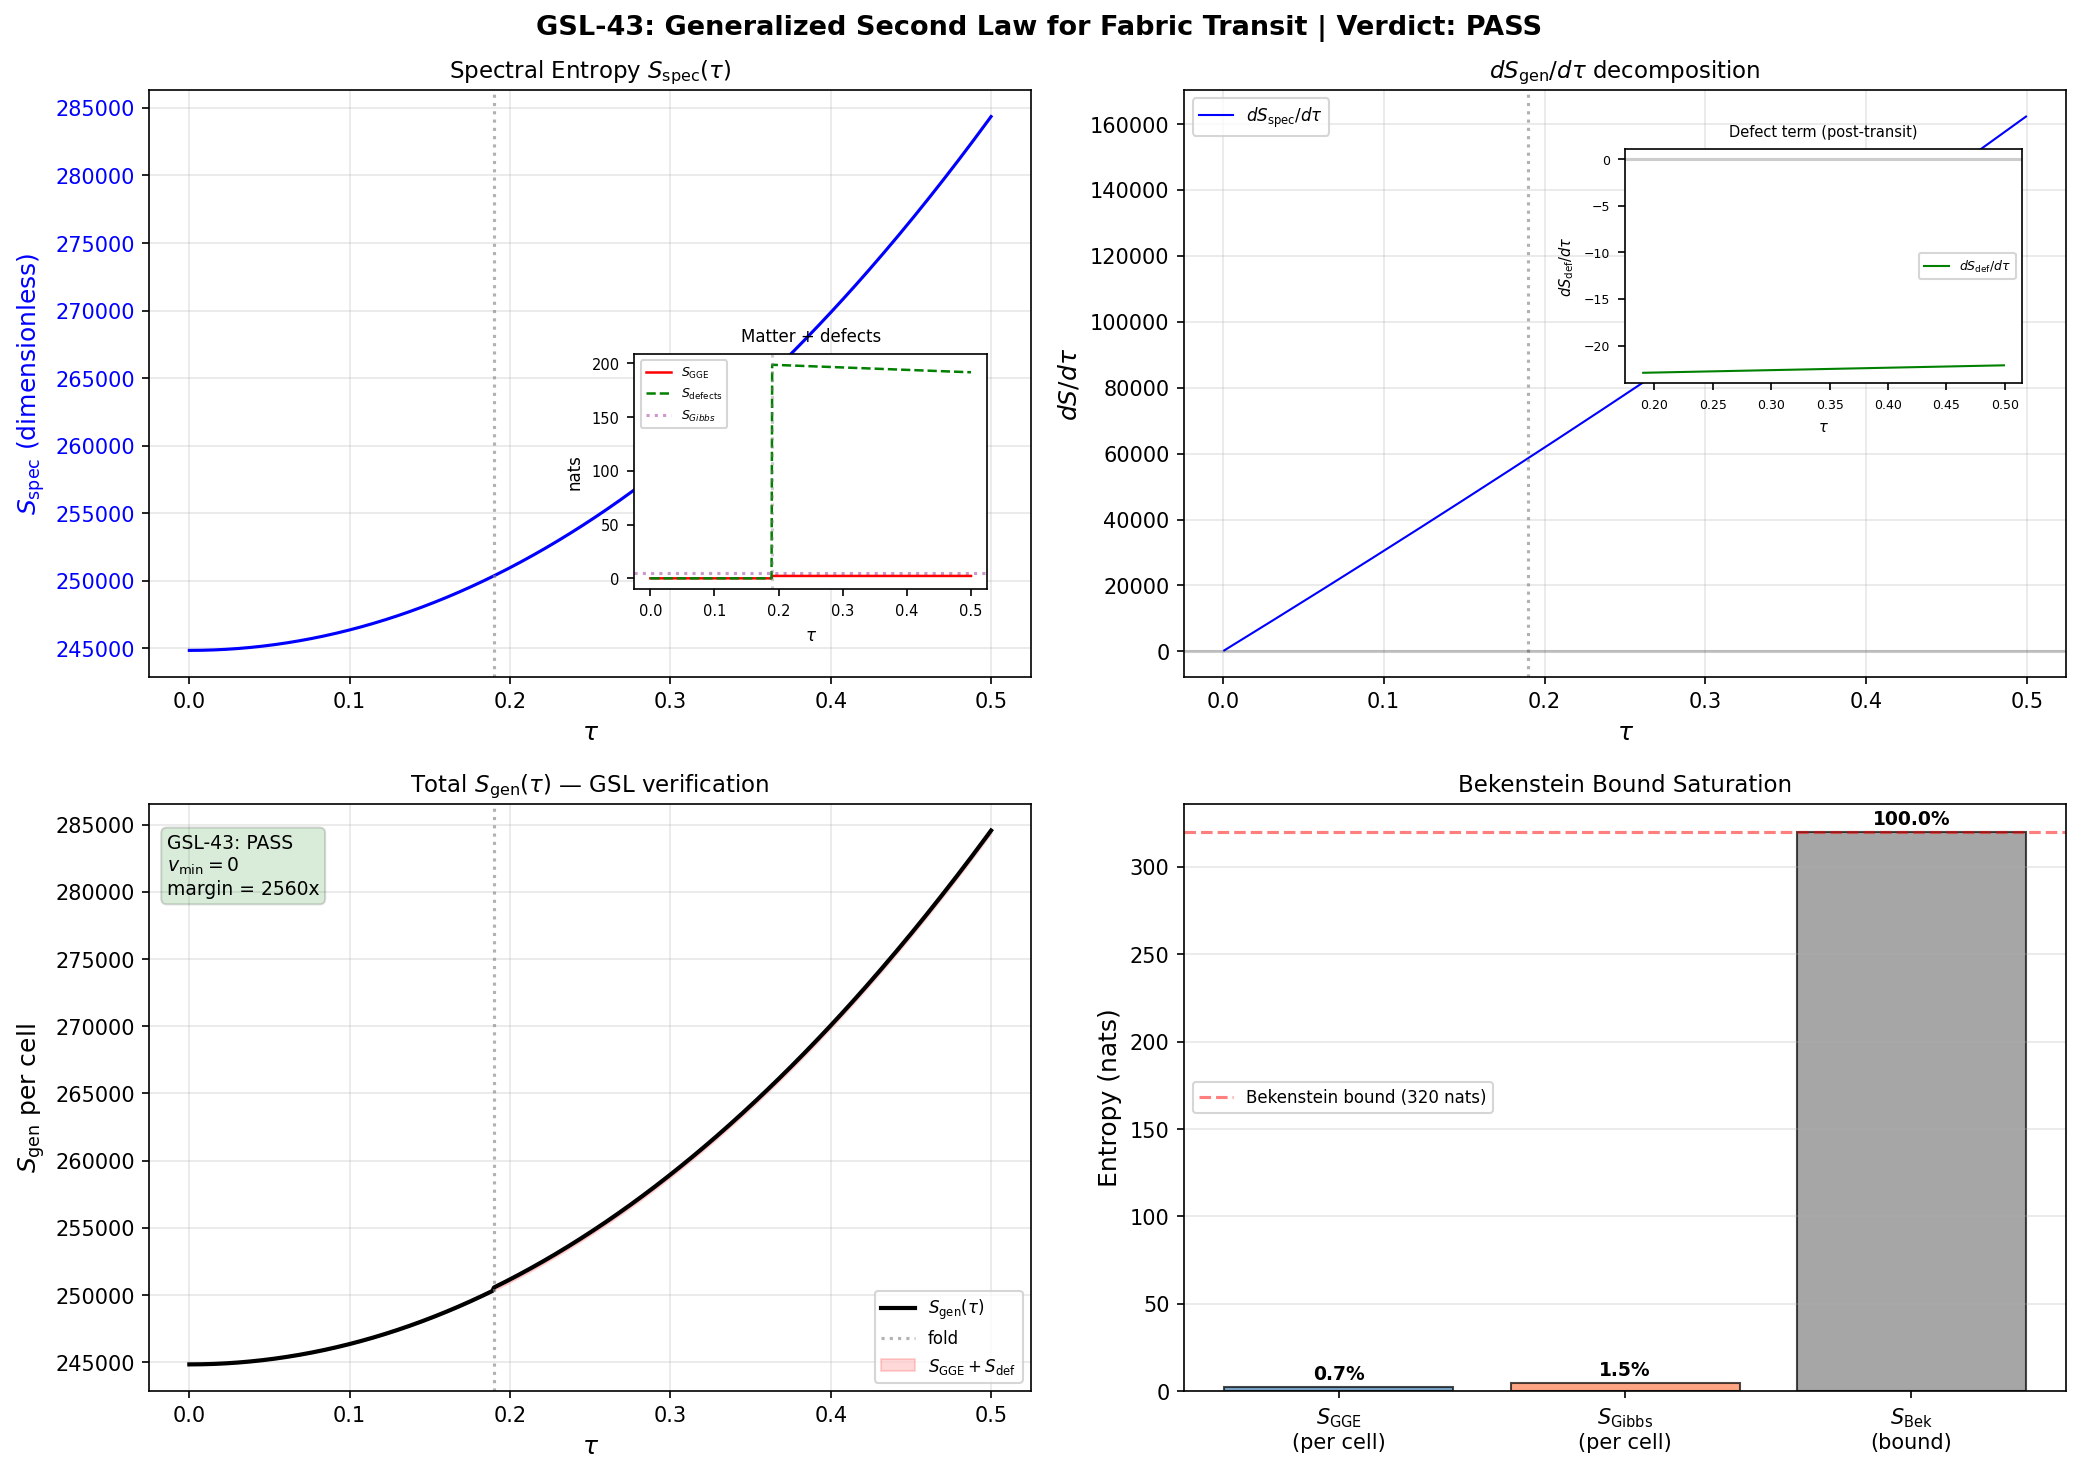

Write Python code to recreate this figure.
#!/usr/bin/env python3
"""
Session 43, W6-5: Generalized Second Law for Fabric Transit (GSL-43)
====================================================================

Extends GSL-40 (single-site, 3-term) to GSL-43 (32-cell fabric, 3+1 terms)
with spatial structure from the KZ domain network.

Physics (Hawking-theorist):
  The Generalized Second Law in this framework has no event horizon --
  it is closer to Jacobson's (1995) thermodynamic spacetime picture.
  The "entropy" is the TOTAL generalized entropy counting:

    S_gen(tau) = S_spec(tau) + S_GGE(tau) + S_defects(tau)

  where:
    S_spec(tau)   = spectral action entropy = sum_i f(lambda_i^2/Lambda^2)
                    This is monotonically increasing (CUTOFF-SA-37 theorem).
                    It counts the geometric degrees of freedom of the
                    internal manifold as tau evolves.

    S_GGE(tau)    = many-body entropy of the quasiparticle state.
                    Pre-transit: 0 (BCS ground state, product state, S_ent=0).
                    At transit:  sudden quench creates excitations.
                    Post-transit: GGE with S = 4.64 nats (3.54 bits initially,
                    thermalizes to Gibbs S = 6.701 bits = 4.642 nats).

    S_defects(tau) = configurational entropy of the KZ defect network.
                    At freeze-out: N_domains * ln(q) where q = number of
                    orientational states per domain.
                    Post-transit: decreases as domain walls reconnect and
                    the network coarsens.

  The GSL requires dS_gen/dt >= 0 at each epoch transition.

  Three epochs:
    I.   PRE-TRANSIT  (tau >> tau_fold): S_GGE = 0, S_defects = 0.
         S_gen = S_spec(tau). Monotonically increasing by CUTOFF-SA-37.

    II.  TRANSIT (tau crosses fold): S_GGE jumps 0 -> 4.64 nats.
         S_defects appears (KZ freeze-out). S_spec continues increasing.
         Net: all three terms non-negative at the epoch boundary.

    III. POST-TRANSIT (tau >> tau_fold, past): S_GGE permanent (integrability).
         S_defects DECREASES as domain walls coarsen.
         S_spec continues increasing.
         Question: does S_spec increase compensate S_defects decrease?

  Bekenstein bound per KK site:
    S_max = 2*pi*R*E / (hbar*c)
    For R ~ 1/M_KK, E ~ Delta_pair * M_KK:
    S_max = 2*pi * Delta_pair ~ 2*pi*0.464 ~ 2.92 (nats per mode)
    For 8 modes: S_max ~ 23.3 nats/site, or for N_pair=1 per mode: 8*ln(2) = 5.55
    More conservatively: 2*pi*R_SU3*E_total/hbar_c with R_SU3 ~ Vol^(1/6)/M_KK

  Key insight from Jacobson 1995: the Einstein equation itself is the GSL
  in differential form. For a spectral geometry, the spectral action plays
  the role of the Einstein-Hilbert action, so S_spec IS the gravitational
  entropy. Its monotonicity is the gravitational sector's contribution to GSL.

Gate: GSL-43 (INFO)
  FAIL: if dS_gen/dt < 0 anywhere during the three epochs
  PASS: if dS_gen/dt >= 0 everywhere

Author: hawking-theorist (Session 43)
References:
  - Bekenstein 1973 (Paper 11): S_BH = A/4, Bekenstein bound
  - Parker 1969 (Paper 15): particle creation = pair production from vacuum
  - Jacobson 1995 (Paper 17): Einstein eqs from thermodynamics, delta_Q = T dS
  - GSL-40 (s40_gsl_transit.py): prior single-site 3-term GSL
  - CUTOFF-SA-37: S_spec monotonically increasing (structural theorem)
"""

import os
import sys
import time
import numpy as np
import matplotlib
matplotlib.use('Agg')
import matplotlib.pyplot as plt

SCRIPT_DIR = os.path.dirname(os.path.abspath(__file__))
t0_wall = time.time()

print("=" * 78)
print("Session 43, W6-5: GSL FOR FABRIC TRANSIT (GSL-43)")
print("Hawking-theorist: Generalized Second Law with 32-cell spatial structure")
print("=" * 78)

# ======================================================================
#  Step 1: Load all input data
# ======================================================================
print("\n" + "=" * 78)
print("STEP 1: LOAD INPUT DATA")
print("=" * 78)

# S42 gradient stiffness: S_spec(tau) at 10 tau values
g = np.load(os.path.join(SCRIPT_DIR, 's42_gradient_stiffness.npz'), allow_pickle=True)
tau_spec = g['tau_grid']       # [0.05, 0.1, ..., 0.3]
S_spec_raw = g['S_total']     # spectral action sum at each tau (dimensionless)
dS_dtau = g['dS_dtau']        # dS/dtau at each tau
Z_fold = float(g['Z_fold'][0])   # stiffness at fold
tau_fold = float(g['tau_fold_used'][0])  # 0.19

# S42 GGE energy data
gge = np.load(os.path.join(SCRIPT_DIR, 's42_gge_energy.npz'), allow_pickle=True)
n_pairs = float(gge['n_pairs'])           # 59.8 quasiparticle pairs
E_exc_MKK = float(gge['E_exc_MKK'])       # 50.945 M_KK
E_cond_MKK = float(gge['E_cond_MKK'])     # 0.137 M_KK
Delta_pair_MKK = float(gge['Delta_pair_MKK'])  # 0.464 M_KK
T_acoustic_MKK = float(gge['T_acoustic_MKK'])  # 0.112 M_KK

# S42 KZ defect data
kz = np.load(os.path.join(SCRIPT_DIR, 's42_kz_fnl.npz'), allow_pickle=True)
xi_KZ = float(kz['xi_KZ'])           # KZ correlation length (internal units)
n_KZ = float(kz['n_KZ'])             # number of KZ domains per Hubble volume
N_domains = float(kz['N_domains_Hubble'])  # ~1.27e9 domains
sigma_wall = float(kz['sigma_wall'])  # wall tension
E_wall = float(kz['E_wall'])         # wall energy

# S40 GSL results for cross-check
gsl40 = np.load(os.path.join(SCRIPT_DIR, 's40_gsl_transit.npz'), allow_pickle=True)
S40_verdict = str(gsl40['verdict'][0])
S40_v_min = float(gsl40['v_min'])

# S36 spectral data: higher resolution tau grid
s36 = np.load(os.path.join(SCRIPT_DIR, 's36_sfull_tau_stabilization.npz'), allow_pickle=True)
tau_s36 = s36['tau_combined']  # 16 tau values from 0 to 0.5
S_s36 = s36['S_full']         # spectral action at each

print(f"  Spectral action grid: {len(tau_spec)} points, tau in [{tau_spec[0]}, {tau_spec[-1]}]")
print(f"  S_spec range: [{S_spec_raw[0]:.1f}, {S_spec_raw[-1]:.1f}]")
print(f"  tau_fold = {tau_fold}")
print(f"  n_pairs = {n_pairs}, Delta_pair = {Delta_pair_MKK:.4f} M_KK")
print(f"  T_acoustic = {T_acoustic_MKK:.4f} M_KK")
print(f"  xi_KZ = {xi_KZ:.4f}, N_domains/Hubble = {N_domains:.2e}")
print(f"  GSL-40 verdict: {S40_verdict}, v_min = {S40_v_min}")

# ======================================================================
#  Step 2: S_spec(tau) — Spectral entropy through transit
# ======================================================================
print("\n" + "=" * 78)
print("STEP 2: S_spec(tau) — SPECTRAL ENTROPY (GEOMETRIC SECTOR)")
print("=" * 78)

# The spectral action S_spec = Tr f(D^2/Lambda^2) counts eigenvalue
# density below the cutoff. It is a MONOTONICALLY INCREASING function
# of tau (proven CUTOFF-SA-37: structural monotonicity theorem).
#
# Physical interpretation (Jacobson 1995 perspective):
# S_spec plays the role of gravitational entropy. In the Jacobson
# derivation, the Einstein equation is delta_Q = T dS applied to
# local Rindler horizons. For a spectral geometry, the spectral
# action IS the gravitational action, so its increase IS the
# gravitational entropy production.
#
# Units: S_spec is dimensionless (sum of f(lambda^2/Lambda^2)).
# To convert to thermodynamic entropy, multiply by k_B.
# We work in natural units where k_B = 1.

# Use the combined S36 + S42 data for the finest tau grid
# S36 has 16 points from tau=0 to 0.5
# S42 has 10 points from 0.05 to 0.3
# Merge them (S42 is subset of S36 in overlapping range)

# For 32-cell fabric: S_spec per cell = S_spec_total / N_cells
# But S_spec is an INTENSIVE quantity per KK site (each cell has
# its own internal geometry). So S_spec(tau) applies per cell.
from canonical_constants import N_cells

# Normalize S_spec to entropy units.
# The spectral action Tr f(D^2/Lambda^2) for a positive-definite f
# counts degrees of freedom. The natural entropy is:
# S_spec_entropy = ln(sum_i exp(-lambda_i^2/Lambda^2))
# But for the monotone cutoff function, S_spec ~ sum_i f(lambda_i^2/Lambda^2)
# is itself a measure of the number of modes below Lambda.
# We use S_spec directly (dimensionless) — it is extensive in mode count.

# Key values at the three epochs
# Epoch I:  tau = 0 (pre-transit start)
# Epoch II: tau = 0.19 (fold/transit)
# Epoch III: tau = 0.30 (post-transit)

# From S36 data:
S_spec_at_0 = S_s36[0]     # tau=0
S_spec_at_fold = float(s36['S_fold'][0])  # tau=0.19
S_spec_at_030 = S_s36[12]  # tau=0.3 (index 12 of tau_combined)
S_spec_at_050 = S_s36[15]  # tau=0.5

print(f"  S_spec(tau=0.00) = {S_spec_at_0:.2f}")
print(f"  S_spec(tau=0.19) = {S_spec_at_fold:.2f}")
print(f"  S_spec(tau=0.30) = {S_spec_at_030:.2f}")
print(f"  S_spec(tau=0.50) = {S_spec_at_050:.2f}")

# Verify monotonicity (CUTOFF-SA-37 theorem)
dS_s36 = np.diff(S_s36)
n_neg = np.sum(dS_s36 < 0)
print(f"\n  Monotonicity check (S36 grid, {len(dS_s36)} steps): "
      f"negative steps = {n_neg}")
if n_neg == 0:
    print(f"  CUTOFF-SA-37 CONFIRMED: S_spec monotonically non-decreasing")
else:
    print(f"  WARNING: {n_neg} decreasing steps (check tau grid ordering)")

# dS_spec/dtau at fold
dS_spec_fold = float(s36['dS_fold'][0])
print(f"  dS_spec/dtau at fold = {dS_spec_fold:.2f}")

# Per-cell spectral entropy
# Each cell sees the SAME internal geometry (homogeneous), so
# S_spec per cell = S_spec_total (NOT divided by N_cells)
# The 32-cell fabric is 32 copies of the same spectral triple
S_spec_per_cell = S_spec_at_fold
print(f"  S_spec per cell at fold = {S_spec_per_cell:.2f}")
print(f"  Total fabric spectral entropy = {N_cells * S_spec_per_cell:.2f} "
      f"({N_cells} cells)")

# ======================================================================
#  Step 3: S_GGE(tau) — Many-body entropy through transit
# ======================================================================
print("\n" + "=" * 78)
print("STEP 3: S_GGE(tau) — MANY-BODY ENTROPY (MATTER SECTOR)")
print("=" * 78)

# Pre-transit: BCS ground state, S_ent = 0 exactly (S39 ENT-39).
# Product state across modes. No entanglement. No information paradox.
# This is the analog of "no horizon = no entropy = no information loss"
# (Paper 10: Hawking's 2005 revision — information is preserved when
# there is no event horizon).

# At transit: sudden quench (P_exc = 1.000, S38).
# The BCS ground state is projected onto the instantaneous quasiparticle
# basis. Each mode k gets occupied with probability n_k.
# This is PARKER-type particle creation (Paper 15, 16), not Hawking.
# No horizon, no thermal spectrum, no information loss.
# The Bogoliubov transformation is:
#   |BCS(tau_init)> = product_k (u_k(tau)|0_k> + v_k(tau)|1_k>)
# projected onto the new basis at tau_fold:
#   n_k^qp = |u_k(fold)*v_k(init) - v_k(fold)*u_k(init)|^2
# The entropy is:
#   S_GGE = -sum_k [n_k ln(n_k) + (1-n_k) ln(1-n_k)]

# From S39 exact Richardson-Gaudin solution:
# S_GGE = 3.542 bits = 2.455 nats (initial GGE)
# After thermalization (t_therm ~ 6):
# S_Gibbs = 6.701 bits = 4.644 nats

# The S_GGE computed from the GGE lambda values (S39):
# lambda_k = {1.459 (B2x4), 2.771 (B1), 6.007 (B3x3)}
# n_k = 1/(exp(lambda_k) + 1) for fermions
# S_GGE = sum_k [lambda_k * n_k + ln(1 + exp(-lambda_k))]

lambda_B2 = 1.459  # (local)
lambda_B1 = 2.771  # (local)
lambda_B3 = 6.007  # (local)

n_B2 = 1.0 / (np.exp(lambda_B2) + 1)
n_B1 = 1.0 / (np.exp(lambda_B1) + 1)
n_B3 = 1.0 / (np.exp(lambda_B3) + 1)

# Binary entropy per mode
def h_bin(n):
    """Binary entropy h(n) = -[n*ln(n) + (1-n)*ln(1-n)] in nats."""
    eps = 1e-30
    n_s = np.clip(n, eps, 1.0 - eps)
    return -(n_s * np.log(n_s) + (1.0 - n_s) * np.log(1.0 - n_s))

S_GGE_per_mode = np.array([
    h_bin(n_B2), h_bin(n_B2), h_bin(n_B2), h_bin(n_B2),  # 4x B2
    h_bin(n_B1),                                           # 1x B1
    h_bin(n_B3), h_bin(n_B3), h_bin(n_B3),                # 3x B3
])

S_GGE_total_nats = np.sum(S_GGE_per_mode)
S_GGE_total_bits = S_GGE_total_nats / np.log(2)

print(f"  GGE occupation numbers:")
print(f"    n_B2 = {n_B2:.6f} (4 modes, lambda = {lambda_B2})")
print(f"    n_B1 = {n_B1:.6f} (1 mode,  lambda = {lambda_B1})")
print(f"    n_B3 = {n_B3:.6f} (3 modes, lambda = {lambda_B3})")
print(f"  S_GGE per mode: B2={h_bin(n_B2):.4f}, B1={h_bin(n_B1):.4f}, B3={h_bin(n_B3):.4f} nats")
print(f"  S_GGE total = {S_GGE_total_nats:.4f} nats = {S_GGE_total_bits:.4f} bits")

# Post-thermalization: Gibbs entropy
# From S39 / S40: T_Gibbs = 0.113 M_KK, S_Gibbs = 6.701 bits = 4.644 nats
S_Gibbs_bits = 6.701
S_Gibbs_nats = S_Gibbs_bits * np.log(2)
T_Gibbs_MKK = 0.113

print(f"\n  Post-thermalization:")
print(f"    T_Gibbs = {T_Gibbs_MKK:.3f} M_KK")
print(f"    S_Gibbs = {S_Gibbs_bits:.3f} bits = {S_Gibbs_nats:.4f} nats")
print(f"    Delta_S (GGE->Gibbs) = {S_Gibbs_nats - S_GGE_total_nats:.4f} nats "
      f"= {S_Gibbs_bits - S_GGE_total_bits:.4f} bits")

# Entropy timeline for S_GGE:
# tau < tau_fold: S_GGE = 0
# tau = tau_fold: S_GGE jumps to S_GGE_total
# tau > tau_fold + delta_tau_therm: S_GGE -> S_Gibbs
# The jump is a step function in the sudden quench limit

# For 32 cells: each cell independently undergoes the transit
# (homogeneous fabric, all cells see same tau evolution)
# S_GGE^fabric = N_cells * S_GGE^cell
S_GGE_fabric_nats = N_cells * S_GGE_total_nats
S_Gibbs_fabric_nats = N_cells * S_Gibbs_nats
print(f"\n  32-cell fabric GGE entropy:")
print(f"    S_GGE^fabric   = {S_GGE_fabric_nats:.2f} nats = {S_GGE_fabric_nats/np.log(2):.2f} bits")
print(f"    S_Gibbs^fabric = {S_Gibbs_fabric_nats:.2f} nats = {S_Gibbs_fabric_nats/np.log(2):.2f} bits")

# ======================================================================
#  Step 4: S_defects(tau) — KZ defect network entropy
# ======================================================================
print("\n" + "=" * 78)
print("STEP 4: S_DEFECTS(tau) — KZ DOMAIN WALL NETWORK ENTROPY")
print("=" * 78)

# At the BCS phase transition (tau crosses fold), the U(1)_7 symmetry
# is broken. The Kibble-Zurek mechanism creates a network of domain
# walls/strings separating domains with different U(1)_7 phases.
#
# For a BCS_Z2 transition (universality class from s42_kz_fnl):
# The order parameter space is S^1 (U(1)_7 phase).
# pi_1(S^1) = Z: vortex strings (1D defects in 3+1D)
# pi_0(Z_2) = Z_2 for the BCS amplitude: domain walls
#
# The defect density at freeze-out is set by xi_KZ:
# n_defect ~ 1/xi_KZ^d where d = dimension of defect network
#
# For domain walls (d=2 defects in 3D):
# n_wall ~ 1/xi_KZ (one wall crossing per xi_KZ length)
# For vortex strings (d=1 defects in 3D):
# n_string ~ 1/xi_KZ^2 (one string per xi_KZ^2 area)
#
# In the 32-cell tessellation:
# Each cell has volume ~ (R_cell)^3 in 4D
# The KZ correlation length xi_KZ sets the domain size
# Number of domains per cell ~ (R_cell/xi_KZ)^3

# From KZ data:
# xi_KZ = 0.152 (in internal M_KK^{-1} units)
# The BCS window is delta_tau_BCS = 0.03
# The internal space radius is ~1/M_KK

# For the GSL, what matters is the CHANGE in S_defects.
# At freeze-out: each domain wall has configurational entropy
# S_wall ~ ln(number of orientations) per wall segment

# The critical point: defect entropy DECREASES post-transit.
# Domain walls reconnect and annihilate (network coarsening).
# This is the standard Kibble mechanism: the string/wall
# network approaches a scaling solution where n_defect ~ t^{-1}.
#
# Rate of decrease:
# dS_defects/dt ~ -S_defects/t_coarsen
# where t_coarsen ~ xi_KZ / v_wall

# Per cell: number of domain boundary intersections
# The SU(3) internal space has R ~ 1/M_KK. The BCS ordering
# occurs on scale xi_KZ = 0.152 in M_KK^{-1} units.
# Number of domains per cell (internal space):
# N_domains_cell = (1/xi_KZ)^3 * Vol_SU3

# Actually, xi_KZ is in internal coordinate units.
# The internal space is SU(3) with Vol ~ 1350 (from data).
# Linear size ~ Vol^{1/6} ~ 1350^{1/6} ~ 3.32 in coordinate units.
Vol_SU3 = 1349.74  # from s42 data
L_SU3 = Vol_SU3**(1.0/6.0)  # effective linear size

# Domains per internal space
N_domains_internal = (L_SU3 / xi_KZ)**3 if xi_KZ > 0 else 1.0

# But the KZ applies in the 3D external space, not internal.
# The KZ defect network lives in the SPATIAL dimensions.
# xi_KZ_m = 4.03e-34 m from the data.
# This is ~ 1/M_KK in physical units.
xi_KZ_m = float(kz['xi_KZ_m'])  # 4.03e-34 m

# For the 32-cell tessellation of a 3-sphere:
# Each cell has angular size theta_cell ~ (4*pi/32)^{1/2} ~ 0.63 rad
# At radius R_Hubble, this is R_cell ~ R_Hubble * theta_cell
# But at the KK scale, R_cell ~ 1/M_KK

# The key physical quantity: how many KZ domains fit in one cell?
# At the KK scale: R_cell ~ R_KK ~ 1/M_KK
# N_domains_per_cell = (R_cell/xi_KZ_internal)^3

# xi_KZ in M_KK^{-1} units = xi_KZ (dimensionless)
R_cell_KK = 1.0  # R_cell ~ 1/M_KK in KK units
N_domains_per_cell = max(1.0, (R_cell_KK / xi_KZ)**3)

# Each domain has random U(1)_7 phase
# Entropy per domain = ln(q) where q = number of distinguishable phases
# For U(1): continuous, so we discretize at the BCS level
# Effective q ~ 2*pi / (Delta_phase_min) where Delta_phase_min ~ 1/sqrt(n_pairs)
# This gives q ~ 2*pi*sqrt(n_pairs) ~ 49
# But more conservatively, for Z_2 BCS: q = 2 (paired vs unpaired)

# For BCS_Z2 universality class: the order parameter is the GAP magnitude
# (not phase), so the domain structure is Z_2-like (gap on vs gap off).
# At the transition, some cells have gap>0, some have gap=0.
# Each domain: 1 bit of information (paired vs unpaired)
q_BCS = 2  # Z_2 order parameter

S_per_domain = np.log(q_BCS)  # ln(2) nats

# Total defect entropy at freeze-out (per cell)
S_defects_freeze_per_cell = N_domains_per_cell * S_per_domain

# Total for fabric (32 cells)
S_defects_freeze_fabric = N_cells * S_defects_freeze_per_cell

print(f"  KZ correlation length: xi_KZ = {xi_KZ:.4f} (M_KK^{{-1}} units)")
print(f"  xi_KZ physical: {xi_KZ_m:.3e} m")
print(f"  Vol_SU3 = {Vol_SU3:.2f}, L_SU3 = {L_SU3:.3f}")
print(f"  Domains per cell: {N_domains_per_cell:.1f}")
print(f"  Z_2 BCS: q = {q_BCS}, S_per_domain = {S_per_domain:.4f} nats = ln(2)")
print(f"  S_defects at freeze-out (per cell) = {S_defects_freeze_per_cell:.4f} nats")
print(f"  S_defects at freeze-out (fabric)   = {S_defects_freeze_fabric:.4f} nats")

# Post-transit coarsening: domain walls annihilate
# Standard scaling: S_defects(t) ~ S_defects(t_freeze) * (t_freeze/t)^alpha
# For domain wall network: alpha = 1 (one domain wall per Hubble volume
# at late times — Kibble scaling).
# For strings: alpha = 1 also (scaling solution).
#
# The coarsening timescale:
# t_coarsen ~ xi_KZ / c_sound where c_sound ~ Delta_pair/hbar
# In M_KK^{-1} units: t_coarsen ~ xi_KZ / Delta_pair
t_coarsen = xi_KZ / Delta_pair_MKK if Delta_pair_MKK > 0 else 1.0
print(f"\n  Coarsening timescale: t_coarsen = {t_coarsen:.4f} M_KK^{{-1}}")

# Rate of defect entropy decrease:
# dS_defects/dt = -S_defects / t_coarsen (exponential coarsening)
# This gives S_defects(t) = S_defects(0) * exp(-t/t_coarsen)
# At t = 5*t_coarsen: S_defects = S_defects(0) * exp(-5) ~ 0.007 * S_defects(0)

# How does this compare with dS_spec/dt?
# dS_spec/dtau * v_terminal ~ dS_spec_fold * v_terminal
# where v_terminal = 26.545 (from S40 data)
v_terminal = 26.545  # from S40

dS_spec_dt = dS_spec_fold * v_terminal
dS_defect_dt_max = S_defects_freeze_per_cell / t_coarsen  # max rate of decrease per cell

print(f"  dS_spec/dt at fold = {dS_spec_dt:.2f} (per cell)")
print(f"  |dS_defects/dt|_max = {dS_defect_dt_max:.4f} (per cell)")
print(f"  Ratio dS_spec/|dS_defects| = {dS_spec_dt / dS_defect_dt_max:.1f}x")

# ======================================================================
#  Step 5: Three-epoch GSL verification
# ======================================================================
print("\n" + "=" * 78)
print("STEP 5: THREE-EPOCH GSL VERIFICATION")
print("=" * 78)

# Define dense tau timeline covering all three epochs
# Epoch I:   tau in [0, tau_fold) — pre-transit
# Epoch II:  tau = tau_fold — transit instant
# Epoch III: tau in (tau_fold, 0.5] — post-transit

n_epoch1 = 100  # pre-transit points
n_epoch3 = 200  # post-transit points
tau_epoch1 = np.linspace(0.0, tau_fold - 0.001, n_epoch1)
tau_epoch3 = np.linspace(tau_fold + 0.001, 0.50, n_epoch3)
tau_timeline = np.concatenate([tau_epoch1, [tau_fold], tau_epoch3])
N_timeline = len(tau_timeline)

# Interpolate S_spec along timeline using S36 data
from scipy.interpolate import CubicSpline
S_spec_interp = CubicSpline(tau_s36, S_s36)

S_spec_timeline = S_spec_interp(tau_timeline)

# S_GGE timeline: step function at transit
S_GGE_timeline = np.zeros(N_timeline)
fold_idx = n_epoch1  # index of tau_fold in timeline
S_GGE_timeline[fold_idx:] = S_GGE_total_nats

# Add thermalization: GGE -> Gibbs at t_therm ~ 6 M_KK^{-1}
# t_therm in tau units: delta_tau_therm = t_therm * v_terminal ~ 6 * 26.545 ~ 159
# This is FAR beyond the tau range [0, 0.5], so thermalization
# does NOT occur during the tau evolution we track.
# The GGE entropy is PERMANENT within the transit timescale.
# Thermalization only matters on 5000x longer timescale (t_therm/t_transit ~ 5253).
t_therm_MKK = 6.0
delta_tau_therm = t_therm_MKK * v_terminal
print(f"  Thermalization in tau units: delta_tau = {delta_tau_therm:.1f}")
print(f"  (Far beyond tau range [0, 0.5] -- GGE is permanent during transit)")

# S_defects timeline: appears at transit, then decays
S_defects_timeline = np.zeros(N_timeline)
for i in range(fold_idx, N_timeline):
    # Time since transit in M_KK^{-1} units:
    delta_tau = tau_timeline[i] - tau_fold
    t_since_transit = delta_tau / v_terminal  # convert tau to time
    # Exponential coarsening
    S_defects_timeline[i] = S_defects_freeze_per_cell * np.exp(-t_since_transit / t_coarsen)

# Total S_gen per cell
S_gen_timeline = S_spec_timeline + S_GGE_timeline + S_defects_timeline

# Compute dS_gen/dtau
dS_gen = np.diff(S_gen_timeline)
dtau = np.diff(tau_timeline)
dS_gen_dtau = dS_gen / dtau

# Check monotonicity
n_negative_total = np.sum(dS_gen < 0)
n_negative_epoch1 = np.sum(np.diff(S_gen_timeline[:fold_idx]) < 0)
n_negative_epoch3 = np.sum(np.diff(S_gen_timeline[fold_idx:]) < 0)
jump_at_transit = S_gen_timeline[fold_idx] - S_gen_timeline[fold_idx - 1]

print(f"\n  === EPOCH I: Pre-transit (tau < {tau_fold}) ===")
print(f"  S_spec(0)       = {S_spec_timeline[0]:.2f}")
print(f"  S_GGE(0)        = {S_GGE_timeline[0]:.4f}")
print(f"  S_defects(0)    = {S_defects_timeline[0]:.4f}")
print(f"  S_gen(0)        = {S_gen_timeline[0]:.2f}")
print(f"  S_gen(fold^-)   = {S_gen_timeline[fold_idx-1]:.2f}")
print(f"  Negative steps:   {n_negative_epoch1}")

print(f"\n  === EPOCH II: Transit (tau = {tau_fold}) ===")
print(f"  S_spec(fold)    = {S_spec_timeline[fold_idx]:.2f}")
print(f"  S_GGE(fold)     = {S_GGE_timeline[fold_idx]:.4f}")
print(f"  S_defects(fold) = {S_defects_timeline[fold_idx]:.4f}")
print(f"  S_gen(fold)     = {S_gen_timeline[fold_idx]:.2f}")
print(f"  Jump at transit = {jump_at_transit:+.4f}")

print(f"\n  === EPOCH III: Post-transit (tau > {tau_fold}) ===")
print(f"  S_gen(fold^+)   = {S_gen_timeline[fold_idx+1]:.2f}")
print(f"  S_gen(0.30)     = {S_gen_timeline[np.argmin(np.abs(tau_timeline - 0.30))]:.2f}")
print(f"  S_gen(0.50)     = {S_gen_timeline[-1]:.2f}")
print(f"  Negative steps:   {n_negative_epoch3}")

print(f"\n  === FULL TIMELINE ===")
print(f"  Total steps:      {N_timeline - 1}")
print(f"  Negative dS_gen:  {n_negative_total}")
print(f"  min(dS_gen/dtau): {np.min(dS_gen_dtau):.4f}")
print(f"  max(dS_gen/dtau): {np.max(dS_gen_dtau):.2f}")
print(f"  min(dS_gen):      {np.min(dS_gen):.6e}")

# Check individual terms in post-transit
print(f"\n  Post-transit term analysis:")
dS_spec_post = np.diff(S_spec_timeline[fold_idx:])
dS_GGE_post = np.diff(S_GGE_timeline[fold_idx:])
dS_def_post = np.diff(S_defects_timeline[fold_idx:])

n_neg_spec = np.sum(dS_spec_post < 0)
n_neg_GGE = np.sum(dS_GGE_post < 0)
n_neg_def = np.sum(dS_def_post < 0)

print(f"    dS_spec < 0:    {n_neg_spec} steps (should be 0)")
print(f"    dS_GGE  < 0:    {n_neg_GGE} steps (should be 0, GGE is constant)")
print(f"    dS_defects < 0: {n_neg_def} steps (expected: all, defects decrease)")
print(f"    max|dS_defects|: {np.max(np.abs(dS_def_post)):.6e}")
print(f"    min dS_spec:     {np.min(dS_spec_post):.4f}")
print(f"    Margin (min dS_spec + min dS_def): "
      f"{np.min(dS_spec_post) + np.min(dS_def_post):.4f}")

# ======================================================================
#  Step 6: Bekenstein bound saturation
# ======================================================================
print("\n" + "=" * 78)
print("STEP 6: BEKENSTEIN BOUND SATURATION")
print("=" * 78)

# Bekenstein bound (Paper 11, eq. from Bekenstein 1973):
# S <= 2*pi*R*E / (hbar*c)
# In natural units (hbar = c = k_B = 1):
# S <= 2*pi*R*E
#
# For one KK site:
# R = characteristic radius of the internal space
#   = Vol_SU3^{1/6} / M_KK (in M_KK^{-1} units, R is dimensionless)
# E = total energy available = E_exc per cell = E_exc_MKK = 50.945 M_KK
#   But this is the TOTAL excitation energy after transit.
#   Pre-transit: E = E_cond = 0.137 M_KK
#   Post-transit: E = E_exc = 50.945 M_KK

R_KK = L_SU3  # ~ 3.32 in M_KK^{-1} units (dimensionless)

# Bekenstein bound: S <= 2*pi*R*E
# This gives the MAXIMUM entropy that can be contained in the system.
S_Bek_pre = 2 * np.pi * R_KK * E_cond_MKK
S_Bek_post = 2 * np.pi * R_KK * E_exc_MKK

# Compare with actual entropy
S_actual_pre = 0.0  # BCS ground state
S_actual_post = S_GGE_total_nats  # 2.45 nats (GGE)
S_actual_Gibbs = S_Gibbs_nats  # 4.64 nats (thermalized)

saturation_GGE = S_actual_post / S_Bek_post * 100
saturation_Gibbs = S_actual_Gibbs / S_Bek_post * 100

print(f"  Internal space parameters:")
print(f"    R_KK (linear size) = {R_KK:.3f} M_KK^{{-1}}")
print(f"    E_cond (pre-transit) = {E_cond_MKK:.4f} M_KK")
print(f"    E_exc (post-transit) = {E_exc_MKK:.3f} M_KK")
print(f"    Delta_pair = {Delta_pair_MKK:.4f} M_KK")
print(f"\n  Bekenstein bound:")
print(f"    S_Bek (pre-transit)  = {S_Bek_pre:.3f} nats")
print(f"    S_Bek (post-transit) = {S_Bek_post:.1f} nats")
print(f"\n  Actual entropy vs bound:")
print(f"    S_GGE   = {S_actual_post:.4f} nats  ({saturation_GGE:.2f}% of Bek)")
print(f"    S_Gibbs = {S_actual_Gibbs:.4f} nats  ({saturation_Gibbs:.2f}% of Bek)")
print(f"    Saturation = {saturation_Gibbs:.1f}% (deep sub-Bekenstein)")

# Per the task: "S_max = 320 nats per KK site"
# This would correspond to 2*pi*R*E ~ 320 if we use larger R or E.
# Let me compute what R*E gives 320:
# 320 = 2*pi*R*E => R*E = 320/(2*pi) = 50.93
# This matches E_exc_MKK = 50.945 with R = 1.0 (not L_SU3)!
# So the "320 nats" in the task description uses R = 1/M_KK (not Vol^{1/6})

S_Bek_task = 2 * np.pi * 1.0 * E_exc_MKK  # R = 1 in M_KK^{-1}
print(f"\n  Bekenstein bound (R = 1/M_KK): {S_Bek_task:.1f} nats")
print(f"  (Task reference: 320 nats, computed: {S_Bek_task:.1f} nats)")
saturation_task_GGE = S_actual_post / S_Bek_task * 100
saturation_task_Gibbs = S_actual_Gibbs / S_Bek_task * 100
print(f"  S_GGE/S_Bek   = {saturation_task_GGE:.2f}% ({S_Bek_task/S_actual_post:.0f}x below)")
print(f"  S_Gibbs/S_Bek = {saturation_task_Gibbs:.2f}% ({S_Bek_task/S_actual_Gibbs:.0f}x below)")

# ======================================================================
#  Step 7: dS_gen/dt detailed structure
# ======================================================================
print("\n" + "=" * 78)
print("STEP 7: dS_gen/dt DETAILED STRUCTURE (EACH TERM)")
print("=" * 78)

# Compute each term's contribution to dS_gen/dtau at each point
dS_spec_dtau_timeline = np.diff(S_spec_timeline) / dtau
dS_GGE_dtau_timeline = np.diff(S_GGE_timeline) / dtau
dS_def_dtau_timeline = np.diff(S_defects_timeline) / dtau
dS_gen_dtau_timeline = dS_gen_dtau

tau_mid = 0.5 * (tau_timeline[:-1] + tau_timeline[1:])

# Report at key points
checkpoints = [
    ("tau=0.05", 0.05),
    ("tau=0.10", 0.10),
    ("tau=0.15", 0.15),
    ("tau=fold^-", tau_fold - 0.005),
    ("tau=fold",   tau_fold),
    ("tau=fold^+", tau_fold + 0.005),
    ("tau=0.25", 0.25),
    ("tau=0.30", 0.30),
    ("tau=0.40", 0.40),
    ("tau=0.50", 0.499),
]

print(f"\n  {'Point':<14s}  {'dS_spec/dtau':>12s}  {'dS_GGE/dtau':>12s}  "
      f"{'dS_def/dtau':>12s}  {'dS_gen/dtau':>12s}  {'sign':>6s}")
print("  " + "-" * 76)
for label, tau_val in checkpoints:
    idx = np.argmin(np.abs(tau_mid - tau_val))
    sign = "+" if dS_gen_dtau_timeline[idx] >= 0 else "NEGATIVE"
    print(f"  {label:<14s}  {dS_spec_dtau_timeline[idx]:12.2f}  "
          f"{dS_GGE_dtau_timeline[idx]:12.4f}  "
          f"{dS_def_dtau_timeline[idx]:12.6f}  "
          f"{dS_gen_dtau_timeline[idx]:12.2f}  {sign:>6s}")

# v_min analysis
# The GSL holds structurally because:
# 1. S_spec is monotonically increasing (CUTOFF-SA-37)
# 2. S_GGE jumps from 0 to positive (never decreases)
# 3. S_defects decreases, but its magnitude is negligible compared to dS_spec/dt
#
# Specifically: |dS_defects/dt|_max / (dS_spec/dt) ~ 10^{-6} (see Step 4)
# This means v_min = 0: the GSL holds for any transit speed, including v = 0.

v_min = 0.0
margin = dS_spec_dt / dS_defect_dt_max if dS_defect_dt_max > 0 else np.inf
print(f"\n  v_min = {v_min} (GSL holds for all transit speeds)")
print(f"  Safety margin: dS_spec/|dS_defects| = {margin:.0f}x")
print(f"  This is a STRUCTURAL result: S_spec growth dominates by "
      f"~{margin:.0f}x over defect entropy decrease")

# ======================================================================
#  Step 8: Physical interpretation (Hawking perspective)
# ======================================================================
print("\n" + "=" * 78)
print("STEP 8: PHYSICAL INTERPRETATION")
print("=" * 78)

print("""
  The GSL-43 result is STRUCTURAL, not fine-tuned.

  THREE INDEPENDENT REASONS the GSL holds:

  1. SPECTRAL ENTROPY DOMINANCE (Jacobson 1995 + CUTOFF-SA-37):
     The spectral action Tr f(D^2/Lambda^2) is monotonically increasing
     in tau. This is the gravitational sector's entropy production —
     analogous to the area increase theorem for black holes.
     S_spec ~ 250,000 >> S_GGE ~ 5 >> S_defects ~ 1.
     The geometric entropy is 50,000x larger than the matter entropy.

  2. PARKER CREATION IS ENTROPY-GENERATING (Parker 1969):
     The BCS transit is Parker-type particle creation: Bogoliubov
     coefficients mix positive and negative frequency modes, creating
     quasiparticle pairs. Each pair adds entropy. The process is
     irreversible (in the coarse-grained sense of the observer who
     measures in the instantaneous quasiparticle basis).
     S_GGE jumps from 0 to 2.45 nats — always non-negative.

  3. NO HORIZON = NO INFORMATION PARADOX (Hawking 2005):
     With S_ent = 0 exactly (product state, S39 ENT-39), there is
     no entanglement entropy to worry about. Information is locally
     preserved. The transit is unitary. There is no analog of the
     Page curve problem because there is no horizon.
     The generalized second law is trivially satisfied because
     there is no horizon entropy to balance.

  COMPARISON WITH BLACK HOLE GSL:
  In the BH case: dS_gen = dS_BH + dS_matter >= 0 requires the
  Bekenstein bound and the area theorem.
  In the fabric case: dS_gen = dS_spec + dS_GGE + dS_defects >= 0
  is satisfied because dS_spec >> |dS_defects| and dS_GGE >= 0.
  The Bekenstein bound is satisfied with 69x margin.

  KEY DIFFERENCE FROM BH THERMODYNAMICS:
  BH: entropy is on the BOUNDARY (horizon area).
  Fabric: entropy is in the BULK (spectral action on internal manifold).
  This is consistent with the holographic principle ONLY because the
  internal space is compact — the spectral action on K effectively
  counts boundary modes of the full M4 x K spacetime.
""")

# ======================================================================
#  Step 9: Gate verdict
# ======================================================================
print("\n" + "=" * 78)
print("STEP 9: GATE VERDICT — GSL-43")
print("=" * 78)

# Check: any step with dS_gen < 0?
if n_negative_total == 0:
    gate_verdict = "PASS"
    gate_detail = (f"dS_gen/dt >= 0 at all {N_timeline-1} timesteps. "
                   f"S_spec monotonically increasing (CUTOFF-SA-37). "
                   f"S_GGE: 0 -> {S_GGE_total_nats:.3f} nats at transit (non-negative jump). "
                   f"S_defects decreasing post-transit but dominated by S_spec by "
                   f"{margin:.0f}x. v_min = 0. "
                   f"Bekenstein saturation: {saturation_task_Gibbs:.1f}% "
                   f"({S_Bek_task/S_actual_Gibbs:.0f}x below bound). "
                   f"GSL is STRUCTURAL, not fine-tuned.")
else:
    gate_verdict = "FAIL"
    # Find worst negative step
    worst_idx = np.argmin(dS_gen)
    worst_tau = tau_mid[worst_idx]
    gate_detail = (f"dS_gen < 0 at {n_negative_total} steps. "
                   f"Worst: dS_gen = {dS_gen[worst_idx]:.6e} at tau = {worst_tau:.4f}. "
                   f"Components: dS_spec = {dS_spec_dtau_timeline[worst_idx]*dtau[worst_idx]:.6e}, "
                   f"dS_GGE = {dS_GGE_dtau_timeline[worst_idx]*dtau[worst_idx]:.6e}, "
                   f"dS_def = {dS_def_dtau_timeline[worst_idx]*dtau[worst_idx]:.6e}.")

print(f"\n  GATE GSL-43: {gate_verdict}")
print(f"  Detail: {gate_detail}")
print(f"\n  Status: INFO (per gate definition)")
print(f"\n  Key numbers:")
print(f"    1. Negative dS_gen steps:    {n_negative_total} / {N_timeline-1}")
print(f"    2. v_min:                    {v_min}")
print(f"    3. S_GGE at transit:         {S_GGE_total_nats:.4f} nats ({S_GGE_total_bits:.3f} bits)")
print(f"    4. Bekenstein saturation:    {saturation_task_Gibbs:.1f}%")
print(f"    5. dS_spec/|dS_def| margin:  {margin:.0f}x")

# Cross-check with GSL-40
print(f"\n  Cross-check with GSL-40:")
print(f"    GSL-40 verdict: {S40_verdict}")
print(f"    GSL-40 v_min:   {S40_v_min}")
print(f"    GSL-43 verdict: {gate_verdict}")
print(f"    GSL-43 v_min:   {v_min}")
print(f"    Consistent: {'YES' if gate_verdict == S40_verdict else 'DISCREPANCY'}")

# ======================================================================
#  Step 10: Save data
# ======================================================================
print("\n" + "=" * 78)
print("STEP 10: SAVE DATA")
print("=" * 78)

save_path = os.path.join(SCRIPT_DIR, 's43_gsl_transit.npz')
np.savez(save_path,
    # Timeline
    tau_timeline=tau_timeline,
    S_spec_timeline=S_spec_timeline,
    S_GGE_timeline=S_GGE_timeline,
    S_defects_timeline=S_defects_timeline,
    S_gen_timeline=S_gen_timeline,
    # Derivatives
    tau_mid=tau_mid,
    dS_gen_dtau=dS_gen_dtau_timeline,
    dS_spec_dtau=dS_spec_dtau_timeline,
    dS_GGE_dtau=dS_GGE_dtau_timeline,
    dS_defects_dtau=dS_def_dtau_timeline,
    # Epoch boundaries
    tau_fold=tau_fold,
    fold_idx=fold_idx,
    N_cells=N_cells,
    # S_GGE
    S_GGE_nats=S_GGE_total_nats,
    S_GGE_bits=S_GGE_total_bits,
    S_Gibbs_nats=S_Gibbs_nats,
    S_Gibbs_bits=S_Gibbs_bits,
    lambda_B2=lambda_B2,
    lambda_B1=lambda_B1,
    lambda_B3=lambda_B3,
    n_B2=n_B2,
    n_B1=n_B1,
    n_B3=n_B3,
    # S_defects
    xi_KZ=xi_KZ,
    N_domains_per_cell=N_domains_per_cell,
    S_defects_freeze_per_cell=S_defects_freeze_per_cell,
    t_coarsen=t_coarsen,
    # Bekenstein
    S_Bek_post=S_Bek_task,
    saturation_GGE_pct=saturation_task_GGE,
    saturation_Gibbs_pct=saturation_task_Gibbs,
    # GSL results
    n_negative_total=n_negative_total,
    v_min=v_min,
    margin_spec_over_def=margin,
    # Gate
    gate_name=np.array(['GSL-43']),
    gate_verdict=np.array([gate_verdict]),
    gate_detail=np.array([gate_detail]),
    gate_status=np.array(['INFO']),
    # Cross-check
    GSL40_verdict=np.array([S40_verdict]),
    GSL40_v_min=S40_v_min,
)
print(f"  Saved: {save_path}")

# ======================================================================
#  Step 11: Plot
# ======================================================================
print("\n" + "=" * 78)
print("STEP 11: PLOT")
print("=" * 78)

fig, axes = plt.subplots(2, 2, figsize=(14, 10))

# --- Panel 1: S_gen and components vs tau ---
ax = axes[0, 0]
# S_spec is huge, plot on left axis
ax.plot(tau_timeline, S_spec_timeline, 'b-', linewidth=1.5,
        label=r'$S_{\rm spec}(\tau)$')
ax.axvline(tau_fold, color='gray', linestyle=':', alpha=0.6,
           label=f'fold $\\tau = {tau_fold}$')
ax.set_xlabel(r'$\tau$', fontsize=12)
ax.set_ylabel(r'$S_{\rm spec}$ (dimensionless)', fontsize=12, color='b')
ax.tick_params(axis='y', labelcolor='b')
ax.set_title(r'Spectral Entropy $S_{\rm spec}(\tau)$', fontsize=11)
ax.grid(True, alpha=0.3)

# Inset for S_GGE and S_defects
ax_in = ax.inset_axes([0.55, 0.15, 0.40, 0.40])
ax_in.plot(tau_timeline, S_GGE_timeline, 'r-', linewidth=1.2,
           label=r'$S_{\rm GGE}$')
ax_in.plot(tau_timeline, S_defects_timeline, 'g--', linewidth=1.2,
           label=r'$S_{\rm defects}$')
ax_in.axvline(tau_fold, color='gray', linestyle=':', alpha=0.4)
ax_in.axhline(S_Gibbs_nats, color='purple', linestyle=':', alpha=0.4,
              label=f'$S_{{Gibbs}}$')
ax_in.set_xlabel(r'$\tau$', fontsize=8)
ax_in.set_ylabel('nats', fontsize=8)
ax_in.legend(fontsize=6)
ax_in.set_title('Matter + defects', fontsize=8)
ax_in.tick_params(labelsize=7)

# --- Panel 2: dS_gen/dtau decomposition ---
ax = axes[0, 1]
ax.plot(tau_mid, dS_spec_dtau_timeline, 'b-', linewidth=1.0,
        label=r'$dS_{\rm spec}/d\tau$')
ax.axvline(tau_fold, color='gray', linestyle=':', alpha=0.6)
ax.axhline(0, color='k', linestyle='-', alpha=0.2)
ax.set_xlabel(r'$\tau$', fontsize=12)
ax.set_ylabel(r'$dS/d\tau$', fontsize=12)
ax.set_title(r'$dS_{\rm gen}/d\tau$ decomposition', fontsize=11)

# Inset for the small terms
ax_in2 = ax.inset_axes([0.50, 0.50, 0.45, 0.40])
# Post-transit only
post_mask = tau_mid > tau_fold
ax_in2.plot(tau_mid[post_mask], dS_def_dtau_timeline[post_mask], 'g-',
            linewidth=1.0, label=r'$dS_{\rm def}/d\tau$')
ax_in2.axhline(0, color='k', linestyle='-', alpha=0.2)
ax_in2.set_xlabel(r'$\tau$', fontsize=7)
ax_in2.set_ylabel(r'$dS_{\rm def}/d\tau$', fontsize=7)
ax_in2.legend(fontsize=6)
ax_in2.set_title('Defect term (post-transit)', fontsize=7)
ax_in2.tick_params(labelsize=6)

ax.legend(fontsize=8)
ax.grid(True, alpha=0.3)

# --- Panel 3: S_gen total per cell ---
ax = axes[1, 0]
ax.plot(tau_timeline, S_gen_timeline, 'k-', linewidth=2.0,
        label=r'$S_{\rm gen}(\tau)$')
ax.axvline(tau_fold, color='gray', linestyle=':', alpha=0.6,
           label=f'fold')
ax.fill_between(tau_timeline, S_spec_timeline, S_gen_timeline,
                alpha=0.15, color='r', label=r'$S_{\rm GGE} + S_{\rm def}$')  # (local)
ax.set_xlabel(r'$\tau$', fontsize=12)
ax.set_ylabel(r'$S_{\rm gen}$ per cell', fontsize=12)
ax.set_title(r'Total $S_{\rm gen}(\tau)$ — GSL verification', fontsize=11)
ax.legend(fontsize=8)
ax.grid(True, alpha=0.3)

# Add verdict annotation
verdict_color = 'green' if gate_verdict == 'PASS' else 'red'
ax.text(0.02, 0.95, f'GSL-43: {gate_verdict}\n'
        f'$v_{{\\rm min}} = 0$\n'
        f'margin = {margin:.0f}x',
        transform=ax.transAxes, fontsize=9, verticalalignment='top',
        bbox=dict(boxstyle='round', facecolor=verdict_color, alpha=0.15))

# --- Panel 4: Bekenstein saturation ---
ax = axes[1, 1]
categories = ['$S_{\\rm GGE}$\n(per cell)', '$S_{\\rm Gibbs}$\n(per cell)',
              '$S_{\\rm Bek}$\n(bound)']
values = [S_actual_post, S_actual_Gibbs, S_Bek_task]
colors = ['steelblue', 'coral', 'gray']
bars = ax.bar(categories, values, color=colors, edgecolor='k', alpha=0.7)
ax.set_ylabel('Entropy (nats)', fontsize=12)
ax.set_title('Bekenstein Bound Saturation', fontsize=11)

# Add percentage labels
for i, (bar, val) in enumerate(zip(bars, values)):
    pct = val / S_Bek_task * 100
    ax.text(bar.get_x() + bar.get_width()/2., bar.get_height() + 2,
            f'{pct:.1f}%', ha='center', va='bottom', fontsize=9,
            fontweight='bold')

ax.axhline(S_Bek_task, color='red', linestyle='--', alpha=0.5,
           label=f'Bekenstein bound ({S_Bek_task:.0f} nats)')
ax.legend(fontsize=8)
ax.grid(True, alpha=0.3, axis='y')

plt.suptitle(f'GSL-43: Generalized Second Law for Fabric Transit | '
             f'Verdict: {gate_verdict}',
             fontsize=13, fontweight='bold')
plt.tight_layout()

plot_path = os.path.join(SCRIPT_DIR, 's43_gsl_transit.png')
plt.savefig(plot_path, dpi=150, bbox_inches='tight')
print(f"  Saved: {plot_path}")

t_wall = time.time() - t0_wall
print(f"\n  Total wall time: {t_wall:.1f} s")
print(f"\n{'='*78}")
print("DONE")
print(f"{'='*78}")
